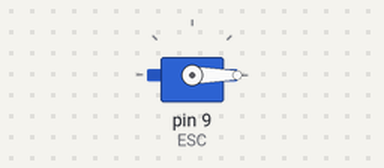
This sketch was run on a simulated Arduino Uno, built with avr-gcc and run on an emulated ATmega328P. Shown: servo.

Above: at 5.1 s.
At 10.35 s:
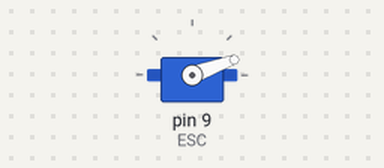
At 11.95 s:
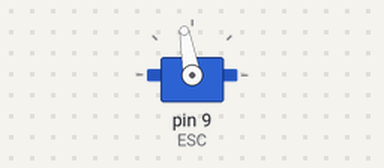
At 13.6 s:
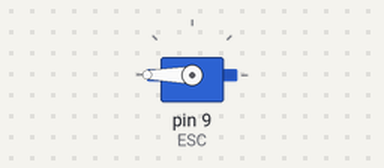
Timing chart, 0 to 15.1 s (numbered marks = the images above):
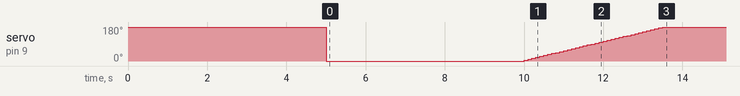

The sketch:

BLDC_Run.ino
```cpp
// This script is used for testing A2212 BLDC motors.

// The BLDC motors can be controlled using the Servo library.
#include <Servo.h>

Servo ESC;

int speed=0;

void setup() {
  ESC.attach(9,1000,2000);

  // Everytime the ESC is powered on, it needs to be calibrated.
  // Calibration takes about 10 secs. Maximum value should be supplied for the first 5 seconds and then minimum value for the next 5 seconds.
  ESC.write(180);
  delay(5000);
  ESC.write(0);
  delay(5000);

  // Initally stop the motor
  ESC.write(0);
}

void loop() {
  // Gradually increasing speed of motor
  if(speed <= 180)
  {
      speed+=5;
      ESC.write(speed);
      delay(100);
  }
}
```

Measured:
- by itself, servo on pin 9 (ESC): 180° → 0° at 5.0 s, → 5° 5.0 s later, → 10° 0.10 s later, → 15° 0.10 s later, … (37 changes in this stretch)
